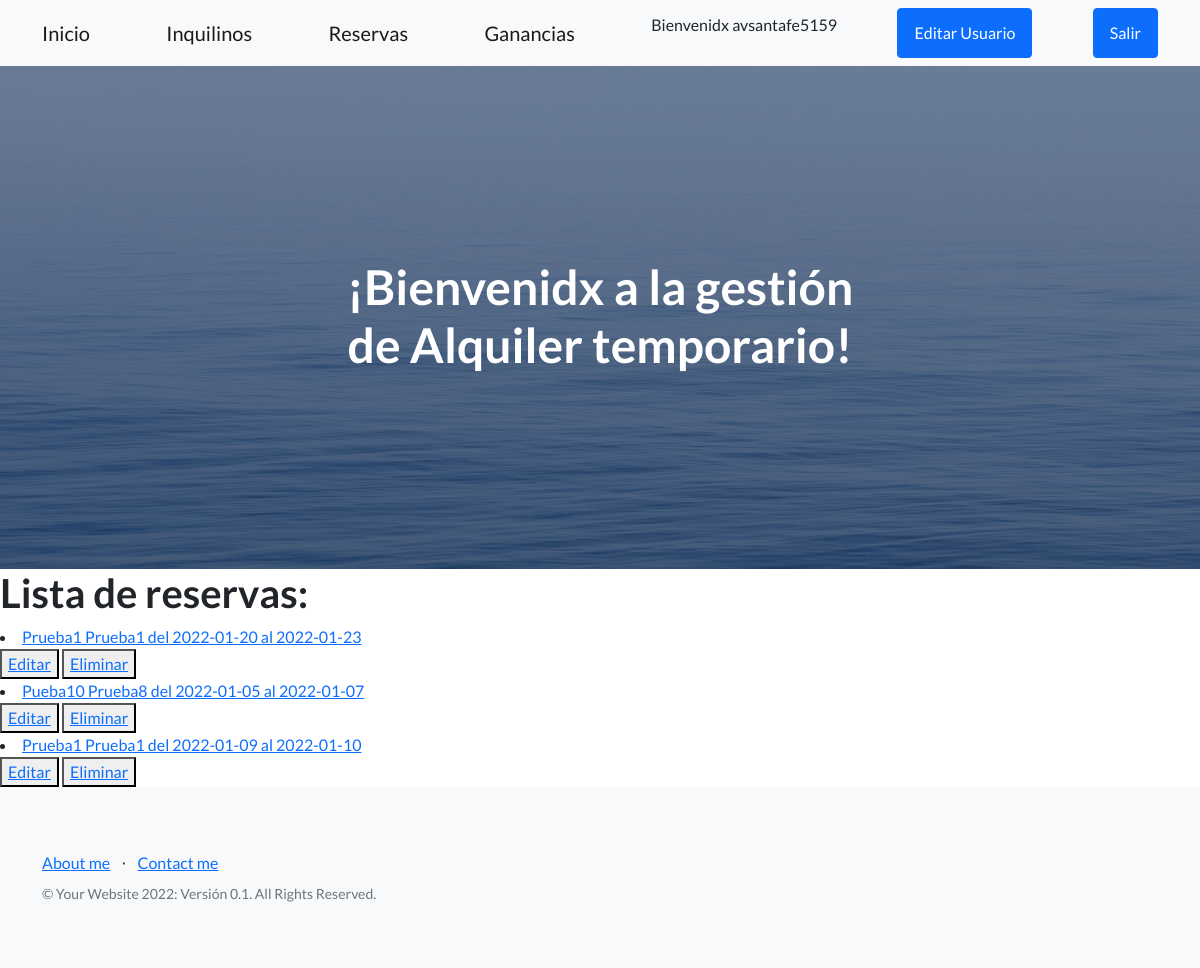
/emp-app1/booking-read/ (signed in), run on an earlier commit of the app's database.
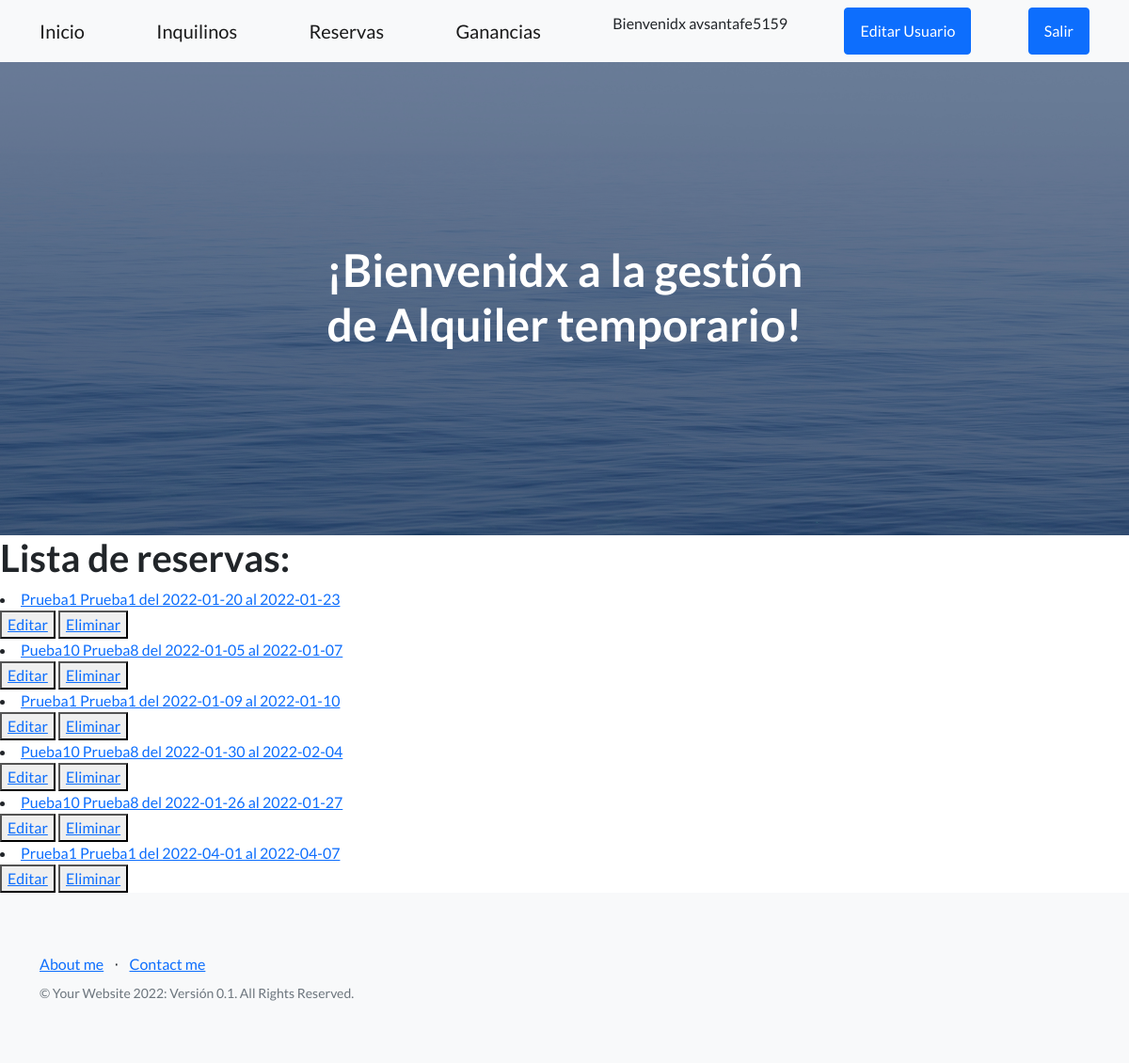
And on a later commit of the database.
### EmpApp1/models.py (models this page shows)
class Booking (models.Model):
    person = models.ForeignKey(Person,on_delete=models.CASCADE, blank= False, null= False, verbose_name= 'Inquilino')
    date_in = models.DateField(max_length=30, verbose_name= 'Fecha de entrada')
    date_out = models.DateField(max_length=30, verbose_name= 'Fecha de salida')
    def __str__(self):
        return f'{self.person} del {self.date_in} al {self.date_out}'
    class Meta:
        db_table = 'Booking'
        verbose_name = 'Reserva'
        verbose_name_plural = 'Reservas'

class Person (models.Model):
    first_name = models.CharField(max_length=30, verbose_name= 'Nombre')
    last_name = models.CharField(max_length=30, verbose_name= 'Apellido')
    dni = models.CharField(max_length=10, verbose_name='DNI')
    tel = models.CharField(max_length=30, verbose_name= 'Telefono')
    email = models.EmailField(max_length=50, verbose_name= 'Email')
    def __str__(self):
        return f'{self.first_name} {self.last_name}'
    class Meta:
        db_table = 'Person'
        verbose_name = 'Inquilino'
        verbose_name_plural = 'Inquilinos'
        ordering = ['last_name']

### EmpApp1/views.py (the view)
# urls.py: path('booking-read/',booking_read.as_view() , name="booking-read"),
class booking_read (LoginRequiredMixin,ListView):
    model = Booking
    template_name = 'booking_read.html'
    context_object_name = "booking" #Contexto para el template (html)

### EmpApp1/Templates/booking_read.html
{% extends 'temp_padre.html' %}
{% load static %}
{% block ContenidoQueCambia %}
    <h1> Lista de reservas:</h1>
    {% for book in booking %}
        <li>
            <a href="{% url 'booking-detail' book.id %}">{{book}}</a>
         </li>
         <div>
            <button>
                <a href="{% url 'booking-update' book.id %}">Editar</a>
            </button>
            <button>
                <a href="{% url 'booking-delete' book.id %}">Eliminar</a>
            </button>
         </div>
    {% endfor %}
{% endblock ContenidoQueCambia %}

What changed in the data, as far as the page shows it:
added Booking: person+date_in+date_out "Pueba10 Prueba8 del 2022-01-30 al 2022-02-04"
added Booking: person+date_in+date_out "Pueba10 Prueba8 del 2022-01-26 al 2022-01-27"
added Booking: person+date_in+date_out "Prueba1 Prueba1 del 2022-04-01 al 2022-04-07"
